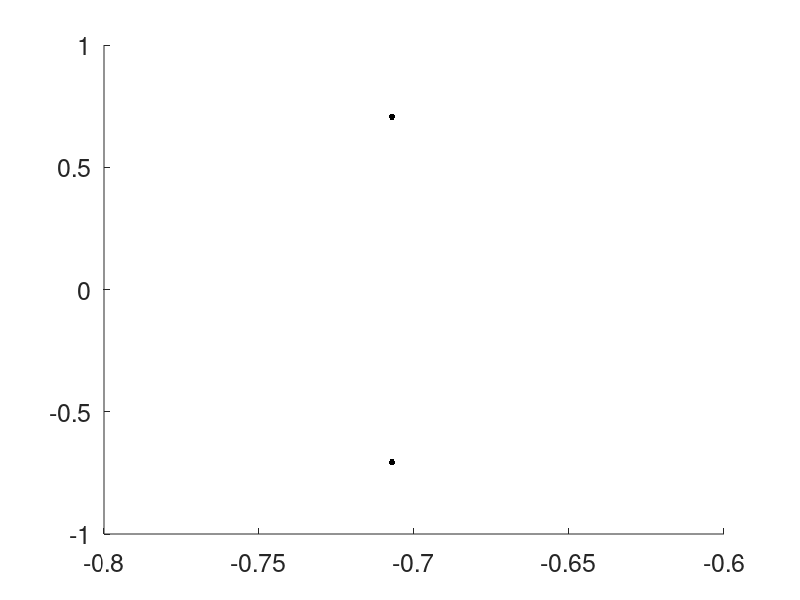

Here is the MATLAB script that generated this plot: (Note: this script raises an error after producing the figure.)
clc, close all, clear all

n = 2

[A,B,C,D] = butter(n,1,'s');



NL = 200 
axis = [-2 1 -2 2];
h1 = figure('DefaultAxesFontSize',18);
hold on

L = eig(A);
h(1) = plot(real(L),imag(L),'.k','markersize',15);
[h(2),S] = JohnsonAlg(A,NL,axis,'C','-b');
grid on 
box on

